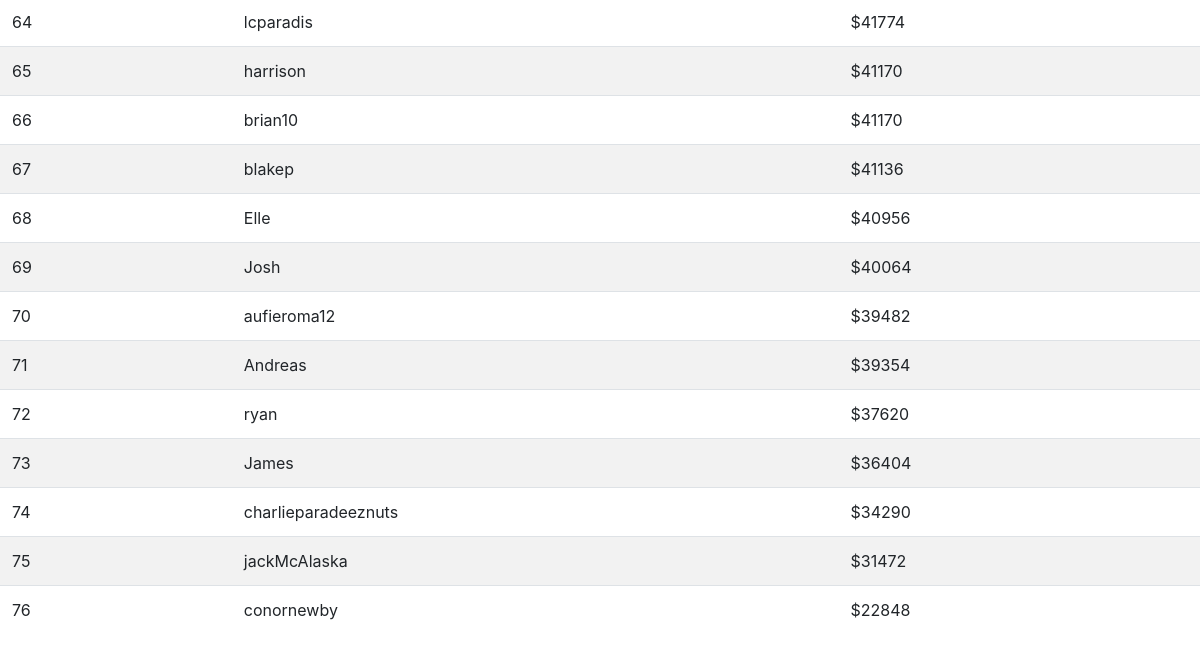
/leaderboard (signed in, lower part), run on an earlier commit of the app's database.
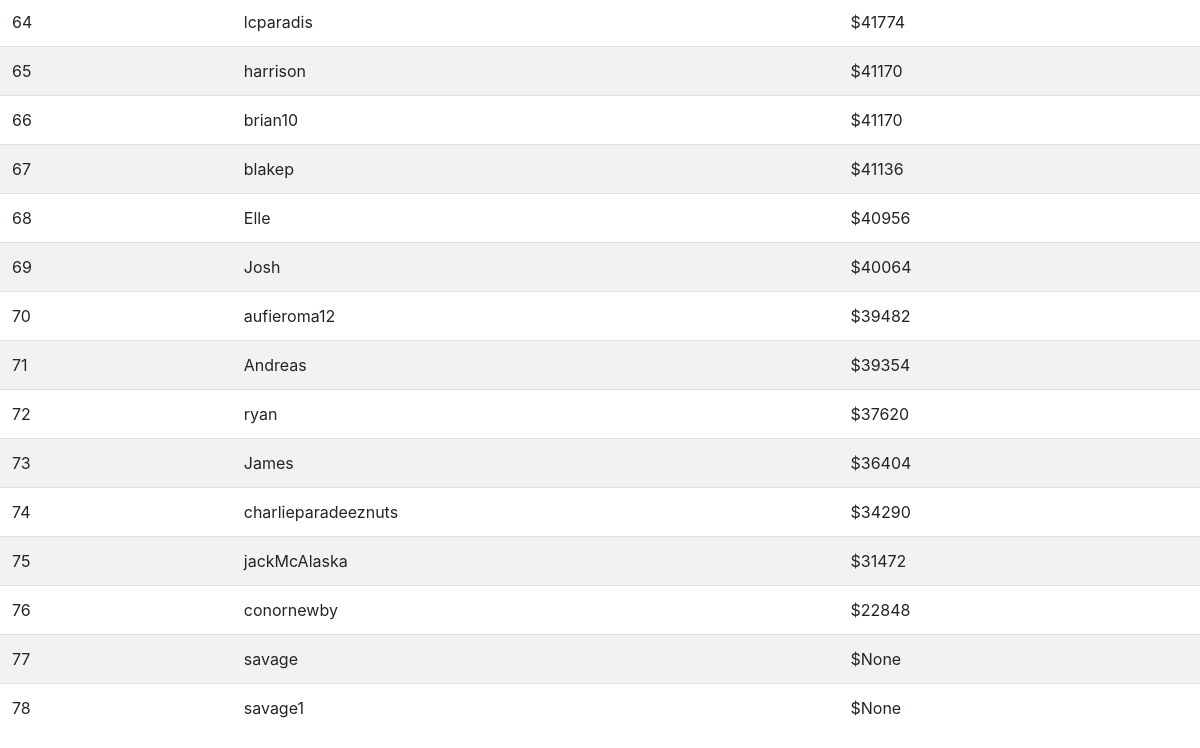
And on a later commit of the database.
### tables this page shows
CREATE TABLE 'users' ('id' integer PRIMARY KEY AUTOINCREMENT NOT NULL, 'username' varchar(250), 'hash' varchar(350), 'cash' numeric DEFAULT 50000 , 'networth' numeric);

### application.py (the view)
@app.route("/leaderboard", methods=["GET", "POST"])
@login_required
def leaderboard():
    points = db.execute("SELECT cash FROM users WHERE id=:user_id", user_id=session["user_id"])
    username = db.execute("SELECT username FROM users WHERE id=:user_id", user_id=session["user_id"])
    if request.method == "GET":
        total_overalls = 0
        counter = 0
        overalls = db.execute('SELECT overall FROM players JOIN collection ON collection.player_id = players.id WHERE user_id=:user_id', user_id=session["user_id"])
        for x in overalls:
            total_overalls += x["overall"]
            counter += 1
        total_value= ((total_overalls-(counter*78))*400) + (counter)*5000
        networth = total_value + points[0]["cash"]
        db.execute('UPDATE users SET networth=:networth WHERE id=:user_id', networth=networth, user_id=session["user_id"])
        users = db.execute("SELECT * FROM users ORDER BY networth desc")
        y = 0
        x = 1
        username = username[0]["username"]
        for user in users:
            user["place"] = x
            x += 1
            if user["username"]==username:
                y = user["place"]
        x = x-1
        return render_template("leaderboard.html", points=points, users=users, username=username, y=y, x=x)
    else:
        return render_template("leaderboard.html", points=points, users=users, username=username, y=y, x=x)

### application.py (called while the page is built)
@app.after_request
def after_request(response):
    response.headers["Cache-Control"] = "no-cache, no-store, must-revalidate"
    response.headers["Expires"] = 0
    response.headers["Pragma"] = "no-cache"
    return response

### helpers.py (called while the page is built)
def login_required(f):
    @wraps(f)
    def decorated_function(*args, **kwargs):
        if session.get("user_id") is None:
            return redirect("/login")
        return f(*args, **kwargs)
    return decorated_function

### templates/leaderboard.html (shortened to what this page needs)
<!DOCTYPE html>
<head>
    <link href="https://stackpath.bootstrapcdn.com/bootstrap/4.1.3/css/bootstrap.min.css" rel="stylesheet">
    <link href="/static/styles.css" rel="stylesheet">
</head>
<body class="wood">
<table class="table table-striped">
    <tbody>
        {% for x in users %}
        <tr>
            {% if x.username == username %}
            <div>
            <td class="red">{{x.place}}</td>
            <td class="red">{{x.username}}</td>
            <td class="red">${{x.networth}}</td>
            </div>
            {% else %}
            <td>{{x.place}}</td>
            <td>{{x.username}}</td>
            <td>${{x.networth}}</td>
            {% endif %}
        </tr>
        {% endfor %}
    </tbody>
</table>
</body>

### static/styles.css (style rules this page uses)
.wood { background-image: url('http://textures.world/wp-content/uploads/2018/10/Natural-Seamless-Light-Wood-Texture-1-copy.jpg'); }

What changed in the data, as far as the page shows it:
added users: place "77", username "savage", networth "None"
added users: place "78", username "savage1", networth "None"
